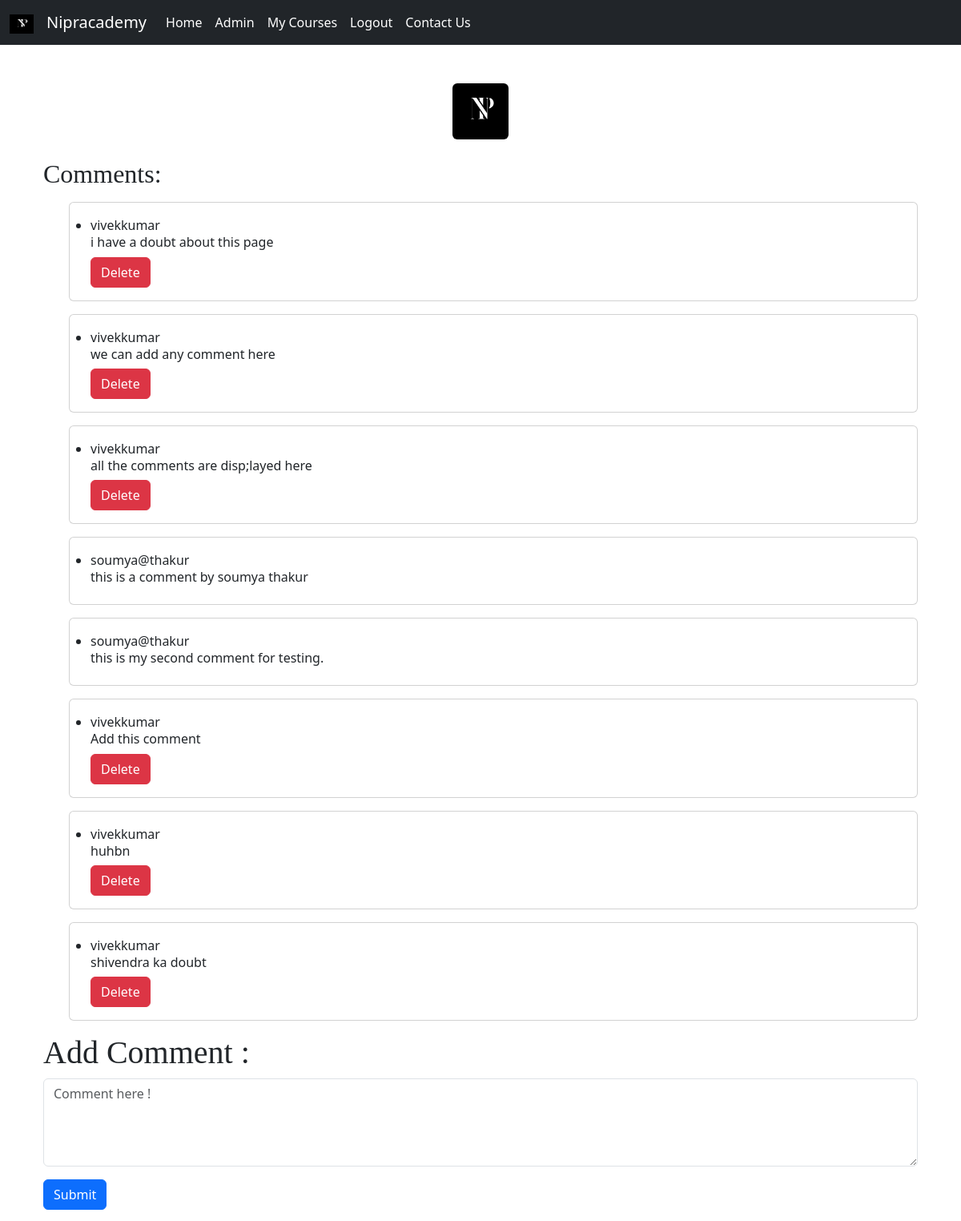
Page /comments/ (signed in, upper part) on the earlier database version.
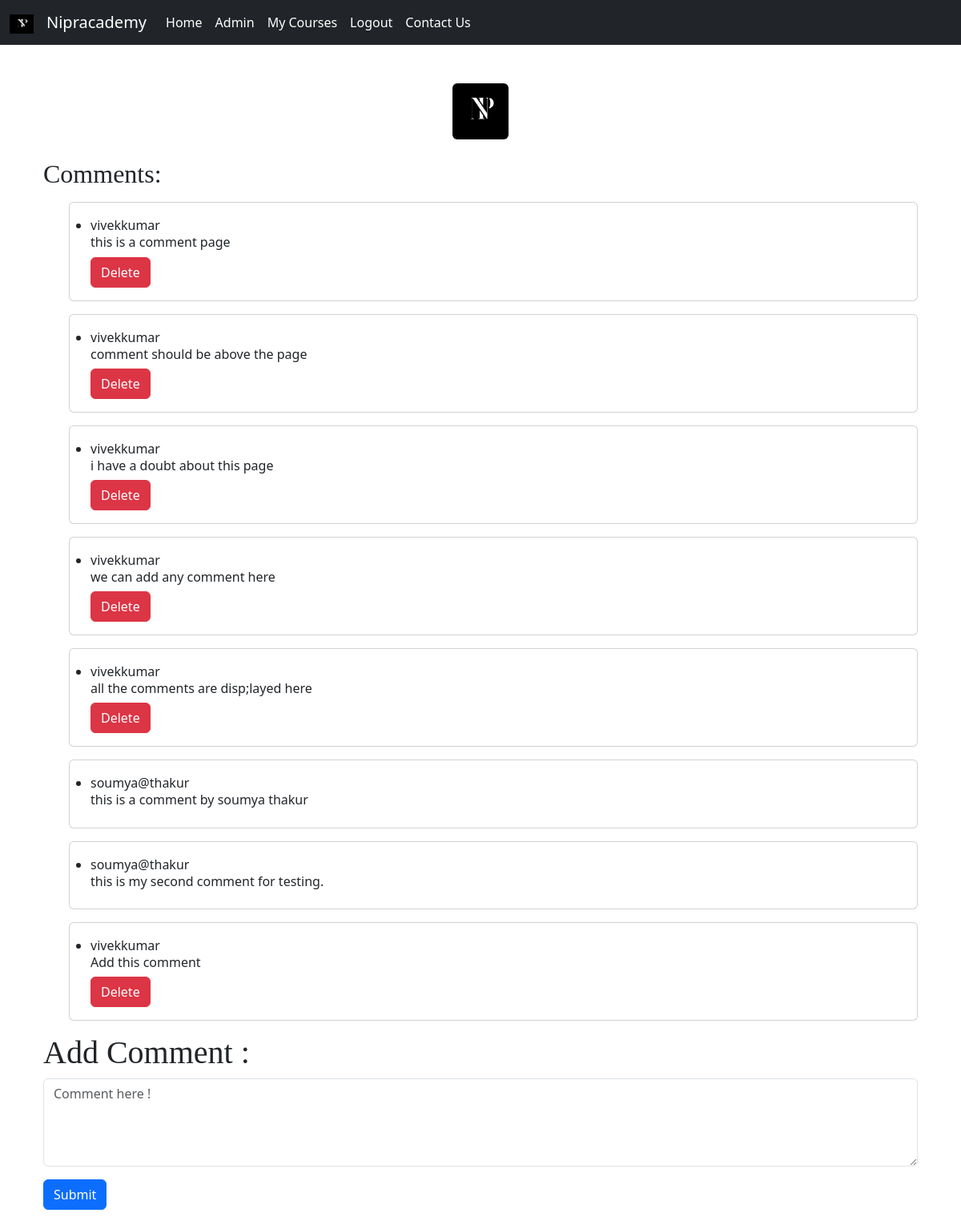
Same page on the later database version.
### Nipracademy/models.py (models this page shows, shortened)
class Comment(models.Model):
    user = models.ForeignKey(User, on_delete=models.CASCADE)
    content = models.TextField()
    created_at = models.DateTimeField(auto_now_add=True)

### Nipracademy/views.py (the view)
# urls.py: path('comments/', views.comment_page, name='comment_page'),
@login_required
def comment_page(request):
    if request.method == 'POST':
        form = CommentForm(request.POST)
        if form.is_valid():
            new_comment = form.save(commit=False)
            new_comment.user = request.user
            new_comment.save()
            return redirect('comment_page')  # Redirect to the same page
    else:
        form = CommentForm()
        comments = Comment.objects.all()
    return render(request, 'Nipracademy/comment_page.html', {'form': form , 'comments' : comments})

### Nipracademy/forms/comment_form.py
class CommentForm(forms.ModelForm):
    content = forms.CharField(label ="", widget = forms.Textarea(
    attrs ={
        'class':'form-control',
        'placeholder':'Comment here !',
        'rows':4,
        'cols':50
    }))
    class Meta:
        model = Comment
        fields = ['content']

### Nipracademy/templates/Nipracademy/comment_page.html (shortened to what this page needs)
{% extends 'Nipracademy/base.html' %}
{% load static %}
{% load crispy_forms_tags %}
{%block content%}
<div class = "container">
    <div class="text-center" id="signup_logo">
        <img src="{%static 'image\2.jpg'%}" class="rounded" alt="no image found" height=70 width=70 >
     </div>
<br>
<h2>Comments:</h2>
<ul>
    {% for comment in comments %}
    <div class="mt-3">
        <div class="card">
            <div class="card-body">
        <li>{{comment.user.username}}<br> <h6>{{ comment.content }}</h6> </li>
        {% if comment.user == request.user %}
        <a type="button" id="delete" class="btn btn-danger" href="{% url 'delete_comment' comment.id %}">Delete</a><br>
    {% endif %}
            </div>
        </div>
    </div>
    {% endfor %}
</ul>
    <h1>Add Comment : </h1>
    <form method="post">
        {{ form.as_p }}
        <button class = "btn btn-primary" type="submit">Submit</button>
    </form>
</div>
{% endblock content%}

Differences in the rows shown:
removed Comment: user.username "vivekkumar", content "huhbn", shows "Delete"
removed Comment: user.username "vivekkumar", content "shivendra ka doubt", shows "Delete"
added Comment: user.username "vivekkumar", content "this is a comment page", shows "Delete"
added Comment: user.username "vivekkumar", content "comment should be above the page", shows "Delete"
